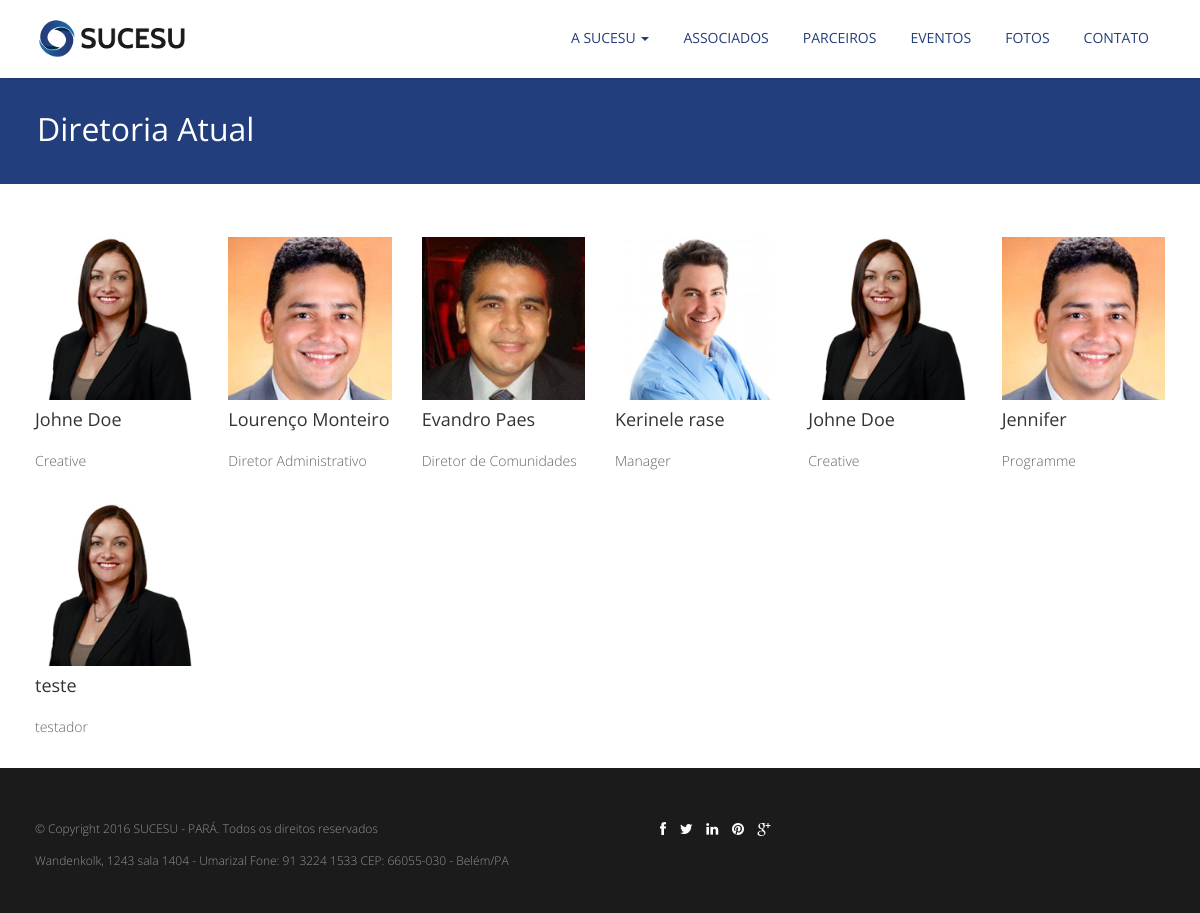
The page /diretoria_atual/ on the database as committed earlier.
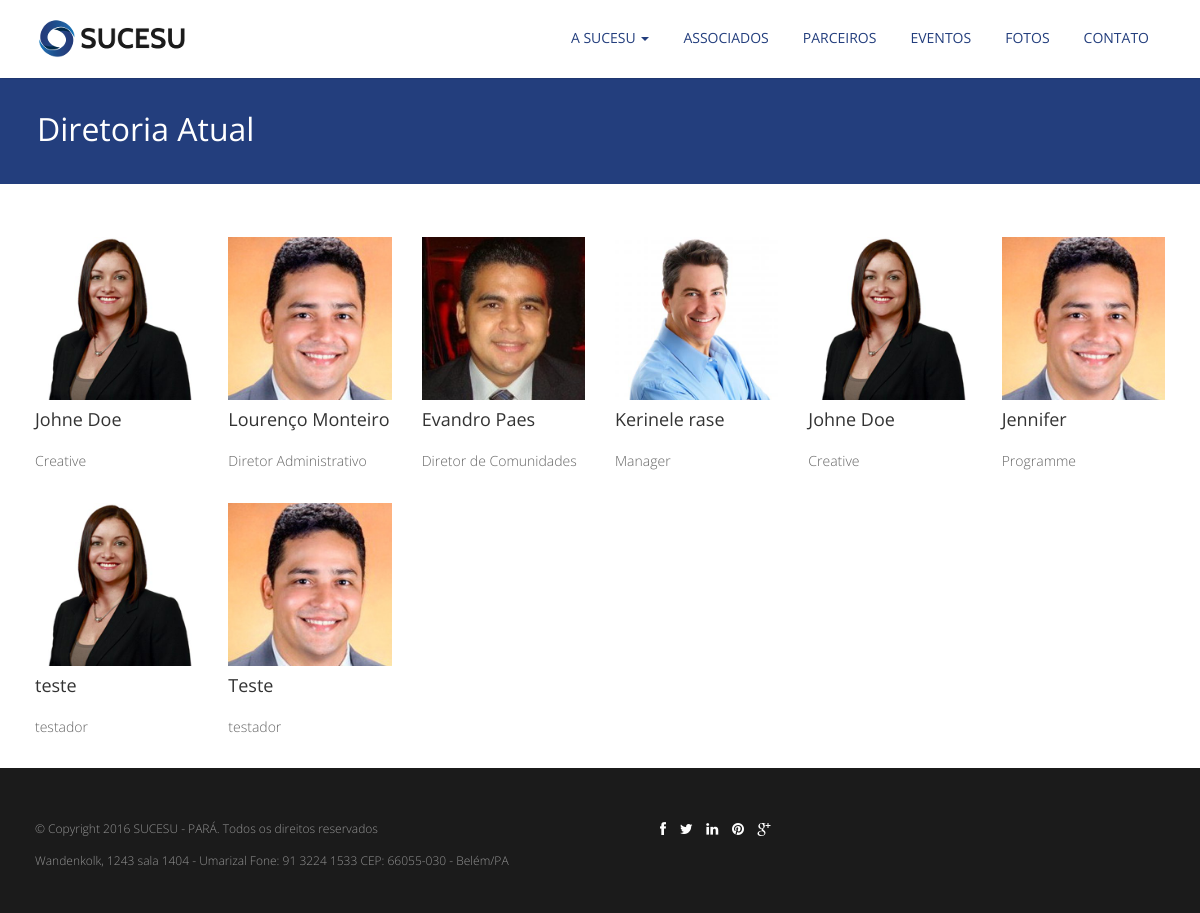
The same page on the database as committed later.
### sucesuview/models.py (models this page shows)
class DiretoriaAtual(models.Model):
    nome = models.CharField(max_length=200)
    cargo = models.CharField(max_length=200)
    imagem = models.ImageField(upload_to='images/diretoria/%Y-%m/%d')

### sucesuview/views.py (the view)
# urls.py: path('diretoria_atual/', views.diretoria_atual, name='diretoria_atual'),
def diretoria_atual(request):
    diretores = DiretoriaAtual.objects.all()
    return render(request, 'sucesuview/diretoria_atual.html', {'diretores': diretores})

### sucesuview/templates/sucesuview/diretoria_atual.html (shortened to what this page needs)
{% extends 'sucesuview/base.html' %} {% load staticfiles%} {% block content %}
<section id="inner-headline">
	<div class="container">
		<div class="row">
			<div class="col-lg-12">
				<h2 class="pageTitle">Diretoria Atual</h2>
			</div>
		</div>
	</div>
</section>
<section id="content">
	<div class="container">
		<br>
		<div class="team-six">
			{% for diretor in diretores %}
				{% if forloop.counter0|divisibleby:6 %}
					<div class="row">
				{% endif %}
				<div class="col-md-2 col-xs-6">
					<div class="team-member">
						<img class="img-responsive" src="{{ diretor.imagem.url }}" alt="">
						<h4 class=""> {{ diretor.nome }} </h4>
						<span class="deg"> {{ diretor.cargo }} </span>
					</div>
				</div>
				{% if forloop.counter|divisibleby:6 or forloop.last  %}
					</div>
				{% endif %}
			{% endfor %}
			</div>
		</div>
</section>
{% endblock %}

Rows that differ between the two databases and show on the page:
added DiretoriaAtual: imagem (picture), nome "Teste", cargo "testador"
